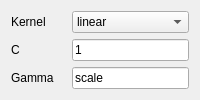
             <widget class="QWidget" name="to_svc">
              <layout class="QGridLayout" name="gridLayout_10">
               <item row="3" column="0">
                <widget class="QLabel" name="label_gamma">
                 <property name="text">
                  <string>Gamma</string>
                 </property>
                </widget>
               </item>
               <item row="1" column="0" colspan="3">
                <widget class="QLabel" name="label_C">
                 <property name="text">
                  <string>C</string>
                 </property>
                </widget>
               </item>
               <item row="0" column="0">
                <widget class="QLabel" name="label_clf_svm_kernel">
                 <property name="text">
                  <string>Kernel</string>
                 </property>
                </widget>
               </item>
               <item row="3" column="4">
                <widget class="QLineEdit" name="lineEdit_clf_svm_gamma">
                 <property name="text">
                  <string>scale</string>
                 </property>
                </widget>
               </item>
               <item row="0" column="4">
                <widget class="QComboBox" name="comboBox_clf_svm_kernel">
                 <item>
                  <property name="text">
                   <string>linear</string>
                  </property>
                 </item>
                 <item>
                  <property name="text">
                   <string>poly</string>
                  </property>
                 </item>
                 <item>
                  <property name="text">
                   <string>rbf</string>
                  </property>
                 </item>
                 <item>
                  <property name="text">
                   <string>sigmoid</string>
                  </property>
                 </item>
                </widget>
               </item>
               <item row="1" column="4">
                <widget class="QLineEdit" name="lineEdit_clf_svm_c">
                 <property name="text">
                  <string>1</string>
                 </property>
                </widget>
               </item>
              </layout>
             </widget>
